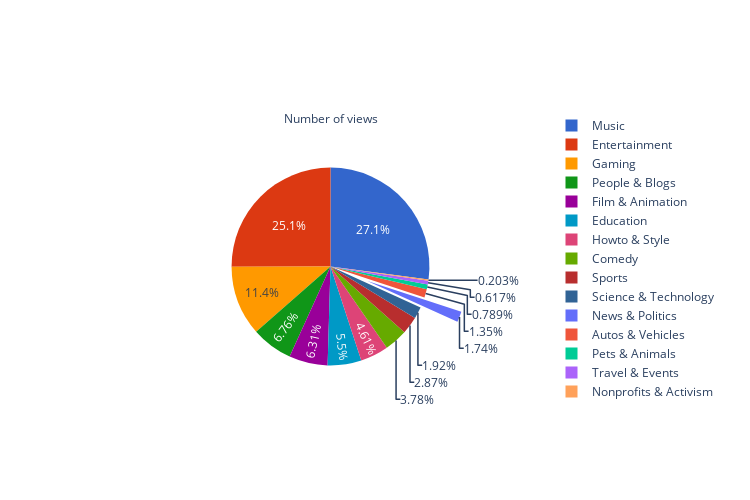

Notebook code for this chart:
### Code cell
## Interactive Pie Chart with the total number of views.

## Set labels
my_labels=list(view_cat.categories)

## Set explode to highligh the category "News & Politics"
my_explode=np.zeros(len(my_labels))
my_explode[my_labels.index('News & Politics')]=0.4

## Creating the plot
pie_view=go.Pie(   labels=my_labels,
                                values=view_cat.view_count,
                                marker_colors=px.colors.qualitative.G10,
                                pull=my_explode,
                                title='Number of views'
                                )

## Layout
fig_view = go.Figure(data=[pie_view])
fig_view.update_layout(
    autosize=False,
    width=750,
    height=500
    );

## Save figure
#fig_view.write_html('html_figures/pie_views.html');

## Display
fig_view.show();

### Figure 1 — Plotly figure (JSON) as saved in the notebook; plotly's stock layout.template omitted (floating-point values rounded to 4 significant figures)
{"data": [{"labels": ["Music", "Entertainment", "Gaming", "People & Blogs", "Film & Animation", "Education", "Howto & Style", "Comedy", "Sports", "Science & Technology", "News & Politics", "Autos & Vehicles", "Pets & Animals", "Travel & Events", "Nonprofits & Activism"], "marker": {"colors": ["#3366CC", "#DC3912", "#FF9900", "#109618", "#990099", "#0099C6", "#DD4477", "#66AA00", "#B82E2E", "#316395"]}, "pull": [0, 0, 0, 0, 0, 0, 0, 0, 0, 0, 0.4, 0, 0, 0, 0], "title": {"text": "Number of views"}, "type": "pie", "values": [2474987207747, 2287747784951, 1042503029744, 617343103271, 576280806991, 502391834628, 420666785070, 345039111412, 262006516097, 175003322992, 158642353980, 123094343678, 72076163905, 56393865116, 18508414941]}], "layout": {"autosize": false, "height": 500, "width": 750}}
